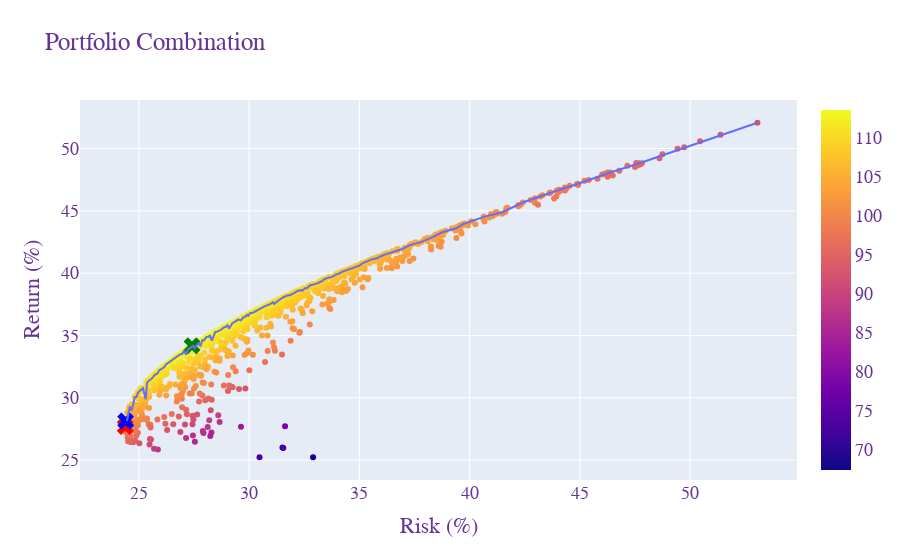

The code cell stored with this chart in its notebook:
### Markdown cell above
#### Visualization

### Code cell
#Visualizing the 1000 combination data
fig1= px.scatter(data_frame=Scatter_Data,
               x='Risk',y='Return',hover_data=Scatter_Data.columns, color='Sharpe Ratio',
               )

#Visualizing a portfolio with lowest risk
fig2 = px.scatter(data_frame=Min_Varianz_Data, x = 'Risk', y = 'Return',hover_data=Min_Varianz_Data.columns,labels=dict(Risk="Risk (%)", Return="Return (%)"))
#Visualizing a portfolio with highest sharpe ratio
fig3 = px.scatter(data_frame=Sharpe_max_Data, x = 'Risk', y = 'Return',hover_data=Sharpe_max_Data.columns,labels=dict(Risk="Risk (%)", Return="Return (%)"))

fig4 =px.scatter(data_frame=Optimal_Portfolio_Data,x = 'Risk', y = 'Return',hover_data=Optimal_Portfolio_Data.columns,labels=dict(Risk="Risk (%)", Return="Return (%)"))

#adding marker to fig2 and fig3
fig2.update_traces(marker=dict(size=15, color="Red",symbol="x"))
fig3.update_traces(marker=dict(size=15, color="Green",symbol="x"))
fig4.update_traces(marker=dict(size=15, color="Blue",symbol="x"))


#here i'm trying to draw a efficient frontier line from the visualization but still not getting the result i wanted
fig5= px.line(data_frame=test,
               x='Risk',y='Return'
               )


fig = go.Figure(data = fig1.data + fig2.data + fig3.data+fig4.data+fig5.data)
fig.update_layout(
    title="Portfolio Combination",
    xaxis_title="Risk (%)",
    yaxis_title="Return (%)",
    font=dict(
        family="Bahnschrift",
        size=18,
        color="RebeccaPurple"
    )
)
fig.show()

### Figure 1 — Plotly figure (JSON) as saved in the notebook; plotly's stock layout.template omitted (floating-point values rounded to 4 significant figures; data arrays with more than 128 entries replaced by an {"elided": "..."} marker saying what was removed)
{"data": [{"customdata": {"elided": "1000x4 mixed values"}, "hovertemplate": "Risk=%{x}<br>Return=%{y}<br>AAPL=%{customdata[0]}<br>TSLA=%{customdata[1]}<br>COKE=%{customdata[2]}<br>Sharpe Ratio=%{marker.color}<extra></extra>", "legendgroup": "", "marker": {"color": {"elided": "1000 float values"}, "coloraxis": "coloraxis", "symbol": "circle"}, "mode": "markers", "name": "", "orientation": "v", "showlegend": false, "type": "scatter", "x": {"elided": "1000 float values"}, "xaxis": "x", "y": {"elided": "1000 float values"}, "yaxis": "y"}, {"customdata": [["57.87%", "38.37%", "3.76%", 101.1]], "hovertemplate": "Risk (%)=%{x}<br>Return (%)=%{y}<br>AAPL=%{customdata[0]}<br>TSLA=%{customdata[1]}<br>COKE=%{customdata[2]}<br>Sharpe Ratio=%{customdata[3]}<extra></extra>", "legendgroup": "", "marker": {"color": "Red", "size": 15, "symbol": "x"}, "mode": "markers", "name": "", "orientation": "v", "showlegend": false, "type": "scatter", "x": [24.38], "xaxis": "x", "y": [27.69], "yaxis": "y"}, {"customdata": [["45.28%", "27.89%", "26.83%", 113.6]], "hovertemplate": "Risk (%)=%{x}<br>Return (%)=%{y}<br>AAPL=%{customdata[0]}<br>TSLA=%{customdata[1]}<br>COKE=%{customdata[2]}<br>Sharpe Ratio=%{customdata[3]}<extra></extra>", "legendgroup": "", "marker": {"color": "Green", "size": 15, "symbol": "x"}, "mode": "markers", "name": "", "orientation": "v", "showlegend": false, "type": "scatter", "x": [27.41], "xaxis": "x", "y": [34.18], "yaxis": "y"}, {"customdata": [["56.93%", "37.72%", "5.36%", 102.9]], "hovertemplate": "Risk (%)=%{x}<br>Return (%)=%{y}<br>AAPL=%{customdata[0]}<br>TSLA=%{customdata[1]}<br>COKE=%{customdata[2]}<br>Sharpe Ratio=%{customdata[3]}<extra></extra>", "legendgroup": "", "marker": {"color": "Blue", "size": 15, "symbol": "x"}, "mode": "markers", "name": "", "orientation": "v", "showlegend": false, "type": "scatter", "x": [24.4], "xaxis": "x", "y": [28.14], "yaxis": "y"}, {"hovertemplate": "Risk=%{x}<br>Return=%{y}<extra></extra>", "legendgroup": "", "line": {"color": "#636efa", "dash": "solid"}, "marker": {"symbol": "circle"}, "mode": "lines", "name": "", "orientation": "v", "showlegend": false, "type": "scatter", "x": [24.46, 24.57, 24.59, 24.66, 24.75, 24.81, 24.89, 24.96, 25.09, 25.18, 25.31, 25.37, 25.46, 25.55, 25.65, 25.72, 25.84, 25.92, 26.03, 26.15, 26.23, 26.32, 26.5, 26.65, 26.72, 26.83, 26.88, 26.93, 26.96, 27.04, 27.14, 27.23, 27.28, 27.36, 27.43, 27.47, 27.53, 27.64, 27.72, 27.79, 27.88, 27.95, 28.06, 28.17, 28.22, 28.31, 28.46, 28.56, 28.66, 28.74, 28.85, 28.95, 29.02, 29.09, 29.23, 29.31, 29.44, 29.5, 29.63, 29.73, 29.79, 29.9, 29.96, 30.04, 30.17, 30.26, 30.38, 30.51, 30.72, 30.83, 30.95, 31.08, 31.13, 31.28, 31.37, 31.47, 31.55, 31.73, 31.87, 31.97, 32.04, 32.18, 32.28, 32.43, 32.54, 32.62, 32.75, 32.87, 33.06, 33.29, 33.42, 33.61, 33.74, 33.94, 34.08, 34.21, 34.38, 34.57, 34.73, 35, 35.14, 35.32, 35.53, 35.84, 35.94, 36.19, 36.35, 36.68, 36.95, 37.28, 37.82, 38.32, 38.61, 38.76, 39.4, 39.69, 40.67, 41.48, 42.41, 43.65, 44.08, 44.92, 46.38, 47.73, 53.05], "xaxis": "x", "y": [28.14, 29.03, 29.3, 28.98, 29.5, 30.06, 30.06, 30.42, 30.62, 30.77, 29.89, 31.22, 31.39, 31.49, 31.68, 31.84, 31.95, 32.21, 32.31, 32.47, 32.68, 32.8, 32.98, 33.19, 33.27, 33.41, 33.5, 33.52, 33.52, 33.73, 33.48, 33.88, 33.94, 34.04, 34.18, 34.18, 33.98, 34.29, 34.43, 34.13, 34.64, 34.59, 34.89, 34.9, 35.04, 34.58, 35.27, 35.31, 35.38, 35.48, 35.65, 35.7, 35.82, 35.55, 35.97, 36.07, 36.19, 36.28, 36.22, 36.46, 36.46, 36.65, 36.57, 36.79, 36.83, 36.93, 37.04, 37.16, 37.36, 37.43, 37.51, 37.67, 37.53, 37.75, 37.86, 38, 38.07, 38.21, 38.24, 38.36, 38.4, 38.55, 38.63, 38.62, 38.8, 38.78, 39.01, 39.07, 39.16, 39.35, 39.53, 39.65, 39.68, 39.89, 39.97, 40.11, 40.21, 40.36, 40.43, 40.6, 40.79, 40.92, 41.09, 41.22, 41.34, 41.51, 41.59, 41.76, 41.94, 42.25, 42.51, 42.89, 43.13, 43.28, 43.6, 43.93, 44.54, 44.89, 45.67, 46.46, 46.69, 47.18, 48.08, 48.84, 52.07], "yaxis": "y"}], "layout": {"font": {"color": "RebeccaPurple", "family": "Bahnschrift", "size": 18}, "title": {"text": "Portfolio Combination"}, "xaxis": {"title": {"text": "Risk (%)"}}, "yaxis": {"title": {"text": "Return (%)"}}}}
